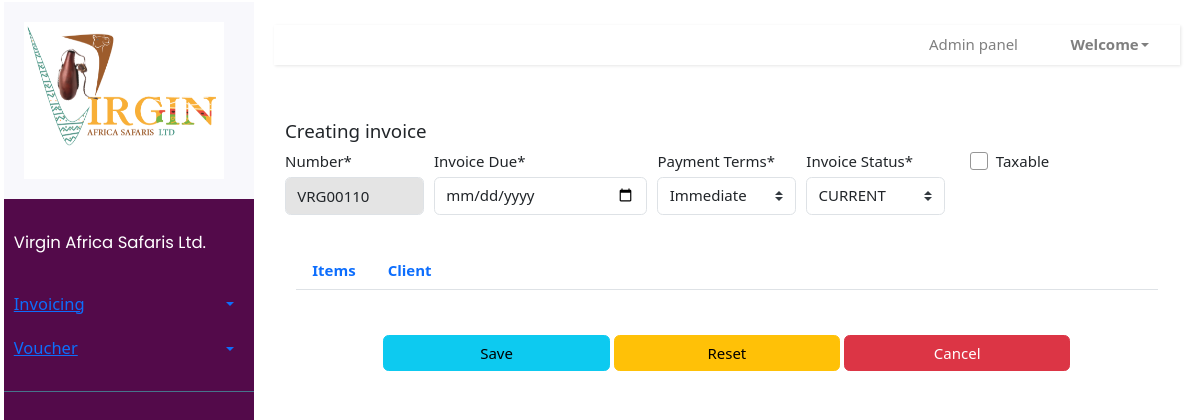
/createinvoice/, run on an earlier commit of the app's database.
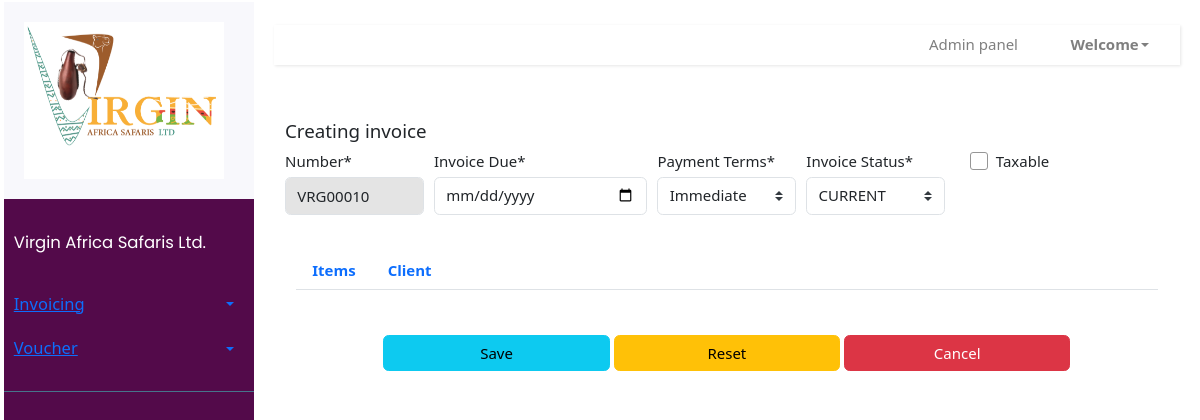
And on a later commit of the database.
### invoice/models.py (models this page shows, shortened)
class Invoice(models.Model):
	TERMS = [
	('Immediate','Immediate'),
	('15 days', '15 days'),
	('30 days', '30 days'),
	]
	STATUS = [
	('CURRENT', 'CURRENT'),
	('EMAIL_SENT', 'EMAIL_SENT'),
	('OVERDUE', 'OVERDUE'),
	('PAID', 'PAID'),
	]
	number = models.CharField(null=False,default=increment_invoice_number, blank=False, max_length=100, unique=True)
	dueDate = models.DateField(null=True, blank=True)
	paymentTerms = models.CharField(choices=TERMS, default='15 days', max_length=100)
	status = models.CharField(choices=STATUS, default='CURRENT', max_length=100)
	description = models.TextField(null=True, blank=True,max_length=500)
	istaxable = models.BooleanField()
	client = models.ForeignKey(Client, blank=True, null=True, on_delete=models.SET_NULL)
	uniqueId = models.CharField(null=True, blank=True, max_length=100)
	slug = models.SlugField(max_length=500, unique=True, blank=True, null=True)
	date_created = models.DateTimeField(blank=True, null=True)
	last_updated = models.DateTimeField(blank=True, null=True)

### invoice/views.py (the view)
# urls.py: path("createinvoice/", invoice_views.create_invoice, name="create-invoice"),
def create_invoice(request):
	if request.method == 'POST':
		form = InvoiceForm(request.POST)
		client_form = ClientForm(request.POST)
		product_formset = ProductFormSet(request.POST)
		invoice_product_form = InvoiceProductForm()
		if form.is_valid() and client_form.is_valid() and product_formset.is_valid():
			client=client_form.save()
			inv_prod = invoice_product_form.save(commit=False)
			form = form.save(commit=False)
			form.client = client
			form.save()
			client.save()
			for f in product_formset:
				cd = f.cleaned_data
				quantity = cd.get('quantity')
				price = cd.get('price')
				product= cd.get('product')
				invoice = form
				inv_prodd = InvoiceProduct(product=product,invoice = invoice,price=price, quantity=quantity)
				inv_prodd.save()
				"""
				invoiceproduct = InvoiceProduct(product_id = Product.objects.get(description=cd.get('product')), quantity = quantity, price = price,
				invoice_id=form.pk)
				invoiceproduct.save()"""
			"""inv_prod = invoice_product_form.save(commit=False)
			inv_prod.invoice_id = form.pk
			inv_prod.product_id = product.pk
			inv_prod.save()"""
			messages.success(request, f'Invoice created successfully')
			return redirect('view-invoices')
	else:
		form = InvoiceForm()
		client_form=ClientForm()
		product_formset = ProductFormSet()
		product_form = ProductForm()
	return render(request=request, template_name="invoice/create_invoice.html", context={"form":form, "client_form": client_form,"prod_form": product_form,"prod_formset":product_formset})

### invoice/forms.py
class ClientForm(forms.ModelForm):
    class Meta:
        model = Client
        fields = ['clientName', 'address', 'postalCode', 'phoneNumber', 'emailAddress']

### invoice/models.py (called while the page is built)
def increment_invoice_number():
		last_invoice = Invoice.objects.all().order_by('id').last()
		if not last_invoice:
			return 'VRG00001'
		invoice_no = last_invoice.number
		invoice_int = int(invoice_no.split('VRG')[-1])
		new_invoice_int = invoice_int + 1
		new_invoice_no = 'VRG' +  "%05d" % ( new_invoice_int, )
		return new_invoice_no

	def __str__(self):
		return '{}'.format(self.description)

### templates/invoice/create_invoice.html (shortened to what this page needs)
{% extends 'index.html' %} {% load static %} {% load crispy_forms_tags %}
{% block content %} {% block css %}
<link href="{% static 'assets/css/bootstrap.min.css' %}" rel="stylesheet" />
{% endblock %} {% block main %}
<div class="container py-5 create-form-box">
  <h5>Creating invoice</h5>
  <div class="row">
    <form method="POST" class="col-12">
      <div class="form-row">
        <div class="form-group col-2">{{ form.number|as_crispy_field }}</div>
        <div class="form-group col-3">{{ form.dueDate|as_crispy_field }}</div>
        <div class="form-group col-2">
          {{ form.paymentTerms|as_crispy_field }}
        </div>
        <div class="form-group col-2">{{ form.status|as_crispy_field }}</div>
         <div class="form-group col-2 ml-3">{{ form.istaxable|as_crispy_field }}</div>
      </div>
      <div class="form-row">
        <div class="col-12">
 <div id="exTab2" class="container">
 <ul class="nav nav-tabs">
			<li class="active">
        <a class="nav-link font-weight-bold" href="#items" data-toggle="tab">Items</a>
			</li>
			<li><a class="nav-link font-weight-bold" href="#clients" data-toggle="tab">Client</a>
			</li>
		</ul>
      <br/>
  </div>
  </div>
  </div>
      <br />
      <div class="row justify-content-center">
      <button class="btn btn-info col-3 mr-1" type="submit">Save</button>
      <button class="btn btn-warning col-3 mr-1" type="submit">Reset</button>
      <button class="btn btn-danger col-3" type="submit">Cancel</button>
      </div>
    </form>
  </div>
  </div>
  {% endblock %}
</div>
{% endblock%}

What changed in the data, as far as the page shows it:
removed Invoice: number "VRG00110", paymentTerms "Immediate", status "CURRENT"
added Invoice: number "VRG00010", paymentTerms "Immediate", status "CURRENT"
